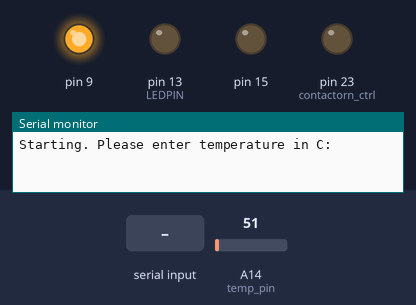
Bench run of a sketch on a simulated Arduino Mega 2560, built with avr-gcc and run on an emulated ATmega2560. On the bench: output pins drawn as LEDs (lit = HIGH), the last lines printed to the serial monitor. Dashed ring = blinking. The test bench sets the inputs (shaded band); at power-on: A14 (temp_pin) = 51.

Above: at 0.9 s.
1.0 s: "90,45\n" received over Serial
At 1.25 s:
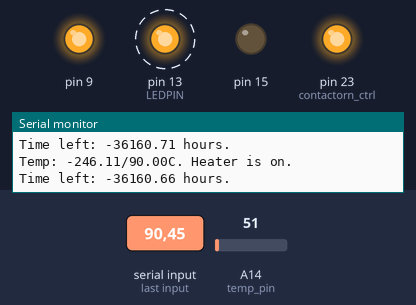
Timing chart, 0 to 10.0 s (numbered marks = the images above; inputs shaded):
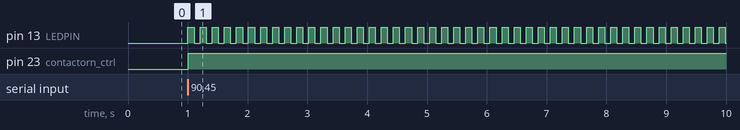

The sketch:

Annealer.ino
```cpp
#define rx_esp 0
#define tx_esp 1
#define can_rx 30
#define can_tx 31
#define cs_esp 39 //cs1
#define miso_esp 41
#define mosi_esp 26
#define sck_esp 27
#define coolant_ctrl 20
#define contactorprecharge_ctrl 21
#define contactorp_ctrl 22
#define contactorn_ctrl 23
#define LEDPIN 13
#define temp_pin 14

float target = 0;
float anneal_time = 0;
unsigned long end_millis;

void startAnneal();
void serialFlush();
float getTemp();

void setup() {
  Serial.begin(115200);
  pinMode(contactorn_ctrl, OUTPUT);
  pinMode(LEDPIN, OUTPUT);
  pinMode(temp_pin, INPUT);
  pinMode(15, OUTPUT);
  digitalWrite(15, LOW); //generate gnd for thermistor
  pinMode(9, OUTPUT);
  digitalWrite(9, HIGH); //generate vcc for thermistor resistor divider
  startAnneal();
}

void loop() {
  // put your main code here, to run repeatedly:
  //read temp
  float temp = getTemp();
  digitalWrite(LEDPIN, HIGH);
  Serial.print("Temp: ");
  Serial.print(temp);
  Serial.print("/");
  Serial.print(target);
  Serial.print("C. Heater is ");
  if (temp < target) { //if temp < target
    digitalWrite(contactorn_ctrl, HIGH);
    Serial.println("on.");
  } else {
    digitalWrite(contactorn_ctrl, LOW);
    Serial.println("off.");
  }
  float time_left = (float)(end_millis - millis())/(float)(1000*60*60);
  String toPrint = "Time left: ";
  toPrint += time_left;
  toPrint += " hours.";
  Serial.println(toPrint);
  delay(100);
  digitalWrite(LEDPIN, LOW);
  delay(100);
  if (millis() >= end_millis) {
    digitalWrite(contactorn_ctrl, LOW);
    while(1) {
      digitalWrite(LEDPIN, HIGH);
      delay(1000);
      digitalWrite(LEDPIN, LOW);
      delay(1000);
      Serial.println("Anneal finished.");
      if(Serial.available() != 0) {
        serialFlush();
        startAnneal();
        break;
      }
    }
  }
}

void startAnneal() {
  Serial.print("Starting. Please enter temperature in C: ");
  while (Serial.available() == 0){}
  target = Serial.parseFloat();
  serialFlush();
  Serial.print("\nPlease enter time for anneal in hours: ");
  while (Serial.available() == 0){}
  anneal_time = Serial.parseFloat();
  serialFlush();
  String toPrint = "\nAnnealing at ";
  toPrint += target;
  toPrint += "C for ";
  toPrint += anneal_time;
  toPrint += " hours.";
  Serial.println(toPrint);
  unsigned long start_millis = millis();
  end_millis = start_millis + (anneal_time * 60 * 60 * 1000);
}

void serialFlush() {
  while(Serial.available() != 0) {
    char c = Serial.read();
  }
}

#define adc_acc 1023
#define r0 100
#define alpha .00385
float getTemp() {
  float r = analogRead(temp_pin);
  r = (100*r)/(adc_acc-r);
  float temp = (r - r0)/(r0 * alpha);
  return temp;
}
```

Measured:
- after the input at 1.0 s, pin 13 (LEDPIN): alternates HIGH for 0.10 s and LOW for 0.10 s, starting at once; pin 23 (contactorn_ctrl): LOW → HIGH at once
